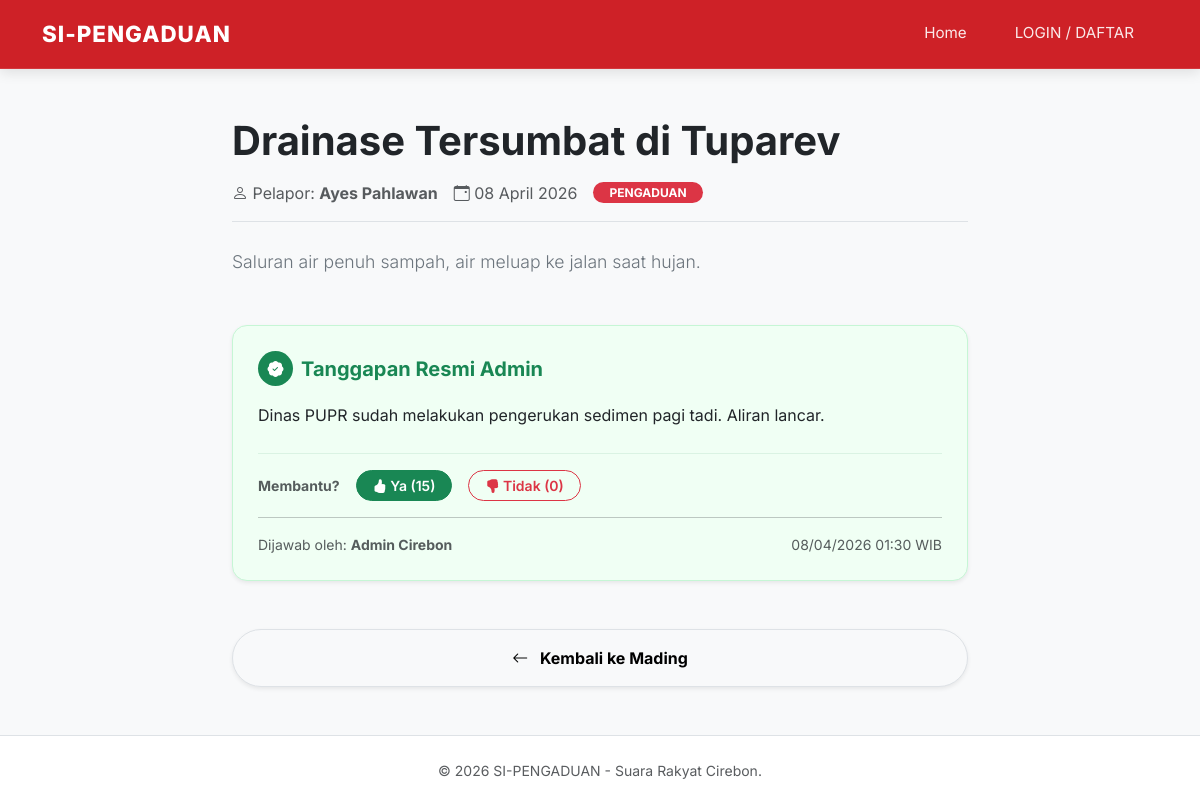
Page /uts/detail_laporan.php?id=10 on the committed database.
### tables this page shows
CREATE TABLE `laporan` (
  `id_laporan` int(11) NOT NULL,
  `id_user` int(11) NOT NULL,
  `judul` varchar(200) NOT NULL,
  `isi_laporan` text NOT NULL,
  `kategori` enum('PENGADUAN','ASPIRASI') NOT NULL,
  `foto` varchar(255) DEFAULT NULL,
  `lokasi` varchar(255) DEFAULT NULL,
  `status` enum('pending','proses','selesai','ditolak') DEFAULT 'pending',
  `created_at` timestamp NOT NULL DEFAULT current_timestamp()
);

CREATE TABLE `users` (
  `id_user` int(11) NOT NULL,
  `nama_lengkap` varchar(100) NOT NULL,
  `username` varchar(50) NOT NULL,
  `password` varchar(255) NOT NULL,
  `level` enum('admin','user') NOT NULL,
  `points` int(11) DEFAULT 0
);

CREATE TABLE `comments` (
  `id_comment` int(11) NOT NULL,
  `id_posts` int(11) NOT NULL,
  `id_users` int(11) NOT NULL,
  `comment_text` text NOT NULL,
  `likes` int(11) DEFAULT 0,
  `dislikes` int(11) DEFAULT 0,
  `created_at` timestamp NOT NULL DEFAULT current_timestamp()
);

### uts/detail_laporan.php (the view, shortened to what this page needs)
<?php
include 'koneksi.php';
include 'layout/header.php';
$id = mysqli_real_escape_string($conn, $_GET['id']);
$query = "SELECT laporan.*, users.nama_lengkap
          FROM laporan
          JOIN users ON laporan.id_user = users.id_user
          WHERE id_laporan = '$id'";
$result = mysqli_query($conn, $query);
$data = mysqli_fetch_assoc($result);
$query_balasan = mysqli_query($conn, "SELECT comments.*, users.nama_lengkap as nama_admin
                                      FROM comments
                                      JOIN users ON comments.id_users = users.id_user
                                      WHERE id_posts = '$id'
                                      ORDER BY created_at DESC LIMIT 1");
$balasan = mysqli_fetch_assoc($query_balasan);
?>
<div class="container mt-5 mb-5">
    <div class="row justify-content-center">
        <div class="col-md-8">
            <h1 class="fw-bold text-dark mb-3"><?= $data['judul']; ?></h1>
            <div class="d-flex align-items-center mb-4 text-muted border-bottom pb-3">
                <span class="me-3"><i class="bi bi-person"></i> Pelapor: <strong><?= $data['nama_lengkap']; ?></strong></span>
                <span class="me-3"><i class="bi bi-calendar-event"></i> <?= date('d F Y', strtotime($data['created_at'])); ?></span>
                <span class="badge bg-danger rounded-pill px-3"><?= $data['kategori']; ?></span>
            </div>
            <div class="isi-laporan lead text-secondary mb-5" style="line-height: 1.8; font-size: 1.1rem;">
                <?= nl2br($data['isi_laporan']); ?>
            </div>
            <?php if($balasan) : ?>
                <div class="box-tanggapan shadow-sm mb-5">
                    <div class="d-flex align-items-center mb-3">
                        <div class="bg-success text-white rounded-circle d-flex align-items-center justify-content-center me-2" style="width: 35px; height: 35px;">
                            <i class="bi bi-patch-check-fill"></i>
                        </div>
                        <h5 class="fw-bold text-success mb-0">Tanggapan Resmi Admin</h5>
                    </div>
                    <div class="text-dark mb-3" style="line-height: 1.7;">
                        <?= nl2br($balasan['comment_text']); ?>
                    </div>
                    <div class="d-flex align-items-center gap-3 mt-4 pt-3 border-top border-success border-opacity-10">
                        <span class="small fw-bold text-muted">Membantu?</span>
                        <a href="proses_vote.php?id=<?= $balasan['id_comment']; ?>&type=like" class="btn btn-sm btn-success rounded-pill px-3 vote-btn">
                            <i class="bi bi-hand-thumbs-up-fill"></i> Ya (<?= $balasan['likes']; ?>)
                        </a>
                        <a href="proses_vote.php?id=<?= $balasan['id_comment']; ?>&type=dislike" class="btn btn-sm btn-outline-danger rounded-pill px-3 vote-btn">
                            <i class="bi bi-hand-thumbs-down-fill"></i> Tidak (<?= $balasan['dislikes']; ?>)
                        </a>
                    </div>
                    <hr class="opacity-10">
                    <div class="d-flex justify-content-between align-items-center mt-3">
                        <small class="text-muted">Dijawab oleh: <strong><?= $balasan['nama_admin']; ?></strong></small>
                        <small class="text-muted"><?= date('d/m/Y H:i', strtotime($balasan['created_at'])); ?> WIB</small>
                    </div>
                </div>
            <?php else : ?>
                <div class="alert alert-warning border-0 rounded-4 p-3 shadow-sm">
                    <i class="bi bi-info-circle me-2"></i> Laporan ini sedang dalam proses verifikasi dan belum ada tanggapan resmi.
                </div>
            <?php endif; ?>
            <div class="d-grid mt-5">
                <a href="index.php" class="btn btn-light border py-3 fw-bold rounded-pill shadow-sm">
                    <i class="bi bi-arrow-left me-2"></i> Kembali ke Mading
                </a>
            </div>
        </div>
    </div>
</div>
<?php include 'layout/footer.php'; ?>

### uts/layout/header.php (style rules this page uses)
html, body { height: 100%; margin: 0; }
body { display: flex; flex-direction: column; font-family: 'Inter', sans-serif; background-color: #f8f9fa; }

### uts/detail_laporan.php (style rules this page uses)
.box-tanggapan { background-color: #f0fff4; border: 1px solid #c6f6d5; border-radius: 15px; padding: 25px; }
.vote-btn { transition: 0.3s; font-weight: 600; }

### rows in the picture
laporan: judul "Drainase Tersumbat di Tuparev", id_user.nama_lengkap "Ayes Pahlawan", created_at "08 April 2026", kategori "PENGADUAN", isi_laporan "Saluran air penuh sampah, air meluap ke jalan saat hujan."
comments: comment_text "Dinas PUPR sudah melakukan pengerukan sedimen pagi tadi. Aliran lancar.", likes "15", dislikes "0", id_users.nama_lengkap "Admin Cirebon", created_at "08/04/2026 01:30"
